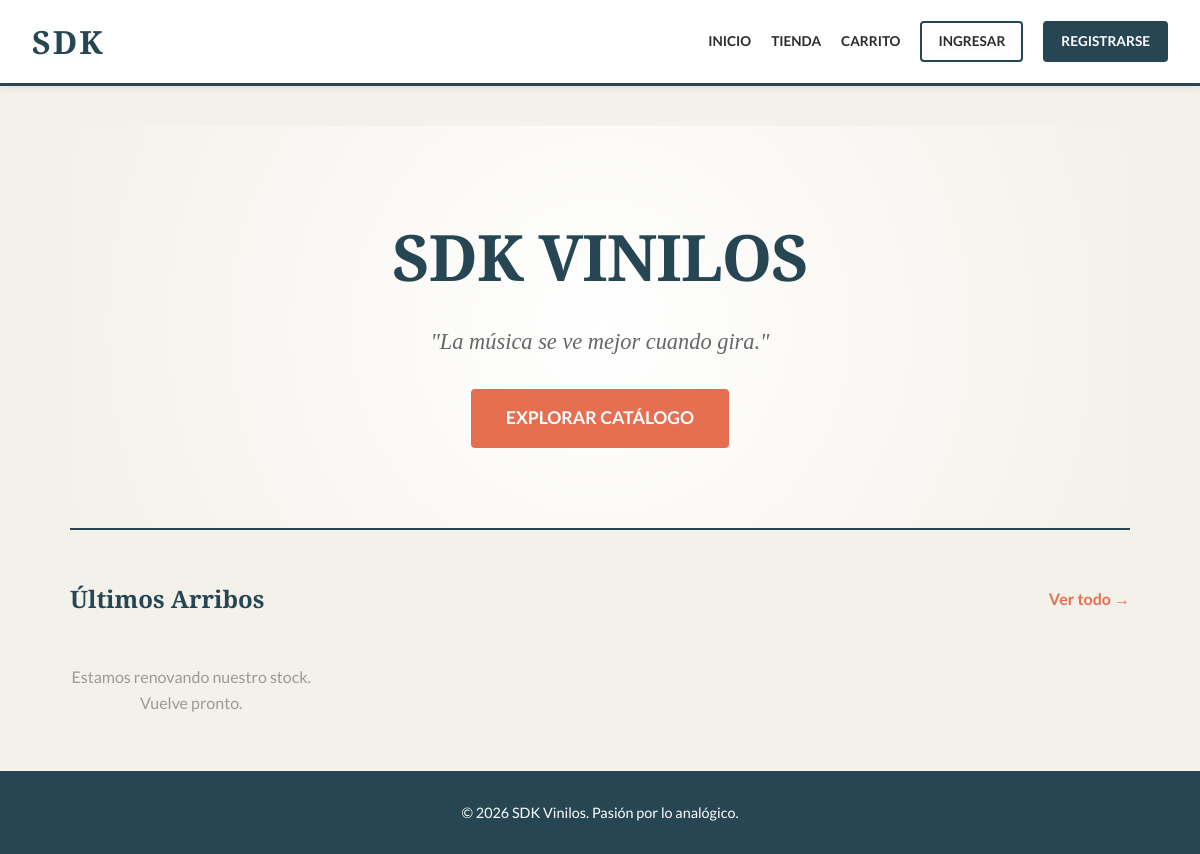
The app's page /, older data.
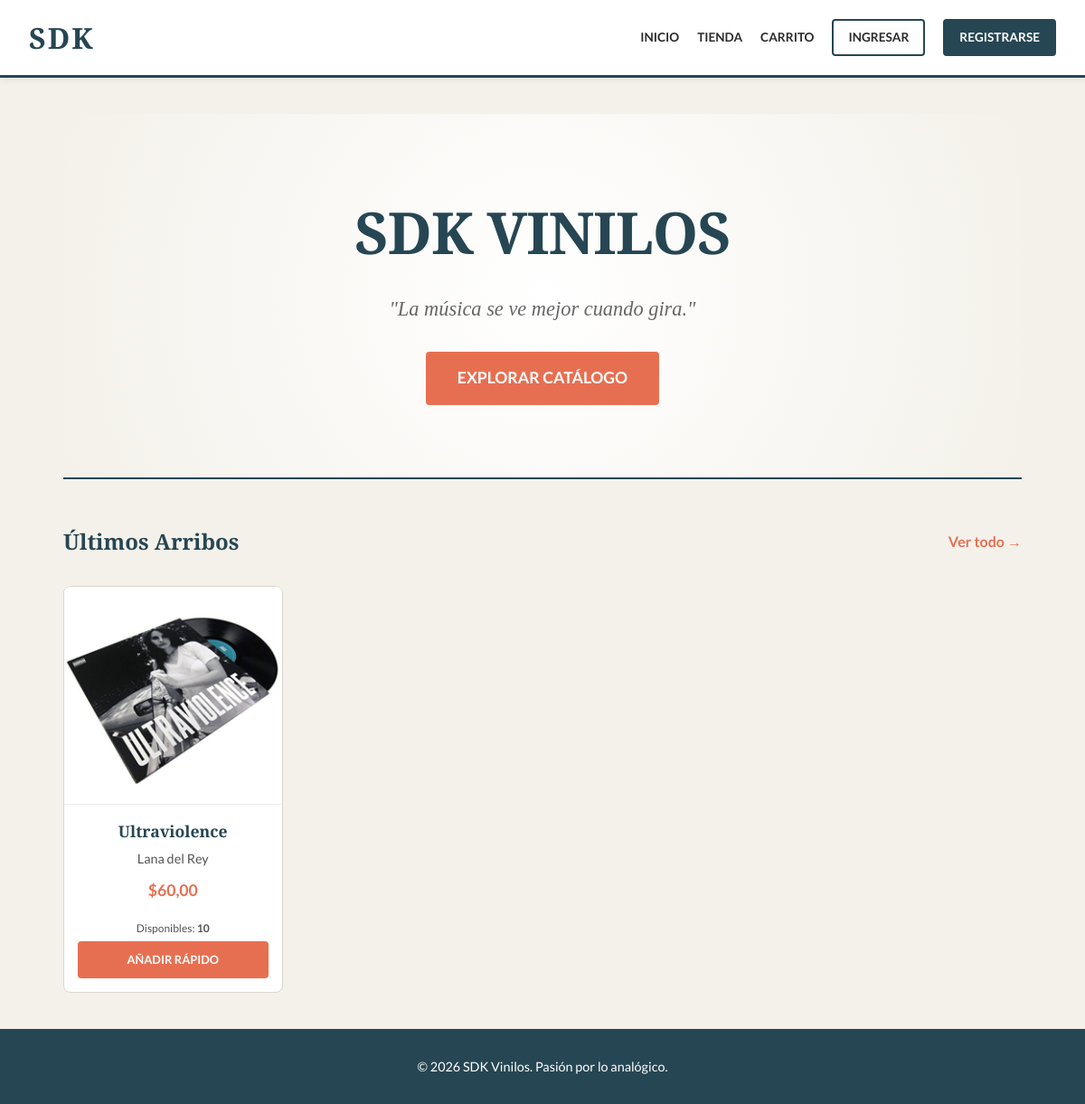
The same page, newer data.
### tienda/models.py (models this page shows, shortened)
class ViniloMusical(models.Model):
    tituloDisco = models.CharField(max_length=200)
    artistaPrincipal = models.CharField(max_length=200)
    precioUnitario = models.DecimalField(max_digits=10, decimal_places=2)
    stockDisponible = models.IntegerField(default=0)
    porcentajeDescuento = models.IntegerField(default=0, verbose_name="Descuento (%)", help_text="0 para precio normal")
    activo = models.BooleanField(default=True, verbose_name="¿Activo en Tienda?")
    imagenPortada = models.ImageField(upload_to='portadas/', blank=True, null=True)
    imagenUrl = models.URLField(max_length=500, blank=True, null=True, verbose_name="URL de Imagen (Opcional)")
    categoria = models.CharField(max_length=100, verbose_name="Género Musical")
    esNuevo = models.BooleanField(default=True)
    aceptaDevolucion = models.BooleanField(default=True)

### tienda/views.py (the view)
# urls.py: path('', views.vistaInicio, name='inicio'),
def vistaInicio(request):
    discosRecientes = ViniloMusical.objects.filter(stockDisponible__gt=0, activo=True).order_by('-id')[:4]
    cuponDestacado = CuponDescuento.objects.filter(activo=True).order_by('-porcentajeDescuento').first()
    return render(request, 'tienda/inicio.html', {
        'discos': discosRecientes,
        'cupon_promo': cuponDestacado
    })

### tienda/templates/tienda/inicio.html (shortened to what this page needs)
{% extends 'tienda/base.html' %}
{% load math_extras %}
{% block content %}
<div style="text-align: center; padding: 80px 0; border-bottom: 2px solid var(--secundario); margin-bottom: 50px; background: radial-gradient(circle, #fff 0%, var(--fondo) 100%);">
    <h1 style="font-size: 4rem; margin: 0 0 15px 0; color: var(--secundario); letter-spacing: -1px;">SDK VINILOS</h1>
    <p style="font-size: 1.4rem; color: #666; font-family: 'Playfair Display', serif; font-style: italic; max-width: 600px; margin: 0 auto;">
        "La música se ve mejor cuando gira."
    </p>
    <a href="{% url 'catalogo' %}" class="btn" style="display: inline-block; margin-top: 30px; padding: 15px 35px; font-size: 1.1rem;">
        EXPLORAR CATÁLOGO
    </a>
</div>
<div style="display: flex; align-items: center; justify-content: space-between; margin-bottom: 30px;">
    <h2 style="color: var(--secundario); margin: 0;">Últimos Arribos</h2>
    <a href="{% url 'catalogo' %}" style="color: var(--acento); text-decoration: none; font-weight: bold;">Ver todo &rarr;</a>
</div>
<div class="grid-discos">
    {% for disco in discos %}
        <div class="card-disco">
            <div class="card-img-container">
                {% if disco.imagenPortada %}
                    <img src="{{ disco.imagenPortada.url }}" alt="{{ disco.tituloDisco }}">
                {% elif disco.imagenUrl %}
                    <img src="{{ disco.imagenUrl }}" alt="{{ disco.tituloDisco }}">
                {% else %}
                    <div style="width:100%; height:100%; display:flex; align-items:center; justify-content:center; background:#eee; color:#aaa;">
                        <span style="font-size:3rem;">♫</span>
                    </div>
                {% endif %}
            </div>
            <div class="card-body">
                <h3 style="font-size: 1.1rem; margin-bottom: 5px;">{{ disco.tituloDisco }}</h3>
                <p style="margin: 0; font-size: 0.9rem; color: #555;">{{ disco.artistaPrincipal }}</p>
                <p style="font-weight: bold; margin-top: 10px; color: var(--acento); font-size: 1.1rem;">${{ disco.precioUnitario }}</p>
                {% if disco.stockDisponible == 0 %}
                    <div style="font-size: 0.75rem; color: #d32f2f; font-weight: bold; margin-bottom: 5px;">Agotado</div>
                {% else %}
                    <div style="font-size: 0.75rem; color: #555; margin-bottom: 5px;">
                        Disponibles: <strong>{{ disco.stockDisponible }}</strong>
                    </div>
                {% endif %}
                <a href="{% url 'agregar_carrito' disco.id %}" class="btn" style="margin-top: 5px; font-size: 0.8rem; display: block; width: 100%; box-sizing: border-box;">
                    AÑADIR RÁPIDO
                </a>
            </div>
        </div>
    {% empty %}
        <p style="text-align: center; color: #999; width: 100%;">Estamos renovando nuestro stock. Vuelve pronto.</p>
    {% endfor %}
</div>
{% endblock %}

Row changes from the older to the newer data that the page shows:
added ViniloMusical: imagenPortada (picture), tituloDisco "Ultraviolence", artistaPrincipal "Lana del Rey", precioUnitario "60,00", stockDisponible "10"
Text that changed along with them:
text no longer shown: "Estamos renovando nuestro stock. Vuelve pronto."
